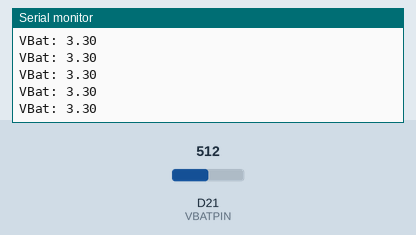
Recording of a sketch running on a simulated Arduino Zero (SAMD21). Shown: the last lines printed to the serial monitor. Inputs (shaded band) come from the test bench; at power-on: D21 (VBATPIN) = 512.

Above: at 1.2 s.
1.3 s: D21 (VBATPIN) set to 716
At 1.31 s:
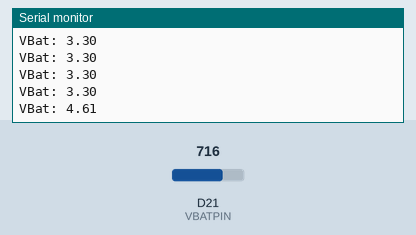
2.8 s: D21 (VBATPIN) set to 900
At 2.81 s:
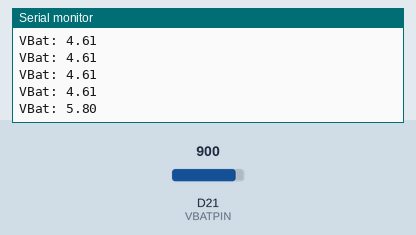
Timing chart, 0 to 5.8 s (numbered marks = the images above; inputs shaded):
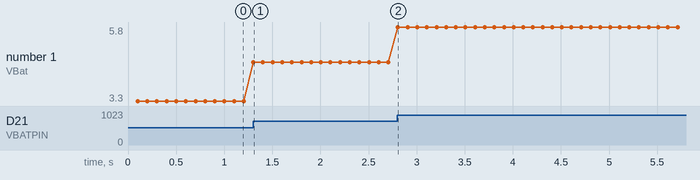

The sketch:

vk_batterytest.ino
```cpp
#include <Adafruit_GFX.h>    // Core graphics library
#include <Adafruit_ST7735.h> // Hardware-specific library
#include <SPI.h>
#include "UI.h"

// Serial2 pin and pad definitions (in Arduino files Variant.h & Variant.cpp)
#define PIN_SERIAL2_RX       (34ul) // Pin number for PIO_SERCOM on D12
#define PIN_SERIAL2_TX       (36ul) // Pin number for PIO_SERCOM on D10
#define PAD_SERIAL2_TX       (UART_TX_PAD_2)      // SERCOM pad 2
#define PAD_SERIAL2_RX       (SERCOM_RX_PAD_3)    // SERCOM pad 3

#define VBATPIN A7

// Instantiate the Serial2 class
Uart Serial2(&sercom1,
	     PIN_SERIAL2_RX, PIN_SERIAL2_TX,
	     PAD_SERIAL2_RX, PAD_SERIAL2_TX);
//

#define ncodr Serial1
//#define SerialDBG SerialUSB // for M0
#define SerialDBG SERIAL_PORT_USBVIRTUAL
#define ezkey Serial2


void setup(){
  SerialDBG.begin(115200);
  SerialDBG.print("buy open hardware and share the future");
}

void loop(){
  float measuredvbat = analogRead(VBATPIN);
  measuredvbat *= 2;    // we divided by 2, so multiply back
  measuredvbat *= 3.3;  // Multiply by 3.3V, our reference voltage
  measuredvbat /= 1024; // convert to voltage
  SerialDBG.print("VBat: " ); Serial.println(measuredvbat);
  delay(100);
}
```

Measured:
- after the input at 1.3 s, the serial monitor: prints a new line at once (image 1)
- after the input at 2.8 s, the serial monitor: prints a new line at once (image 2)
- plotted number 1: 3.3 → 4.61 after the input at 1.3 s, 4.61 → 5.8 after the input at 2.8 s
